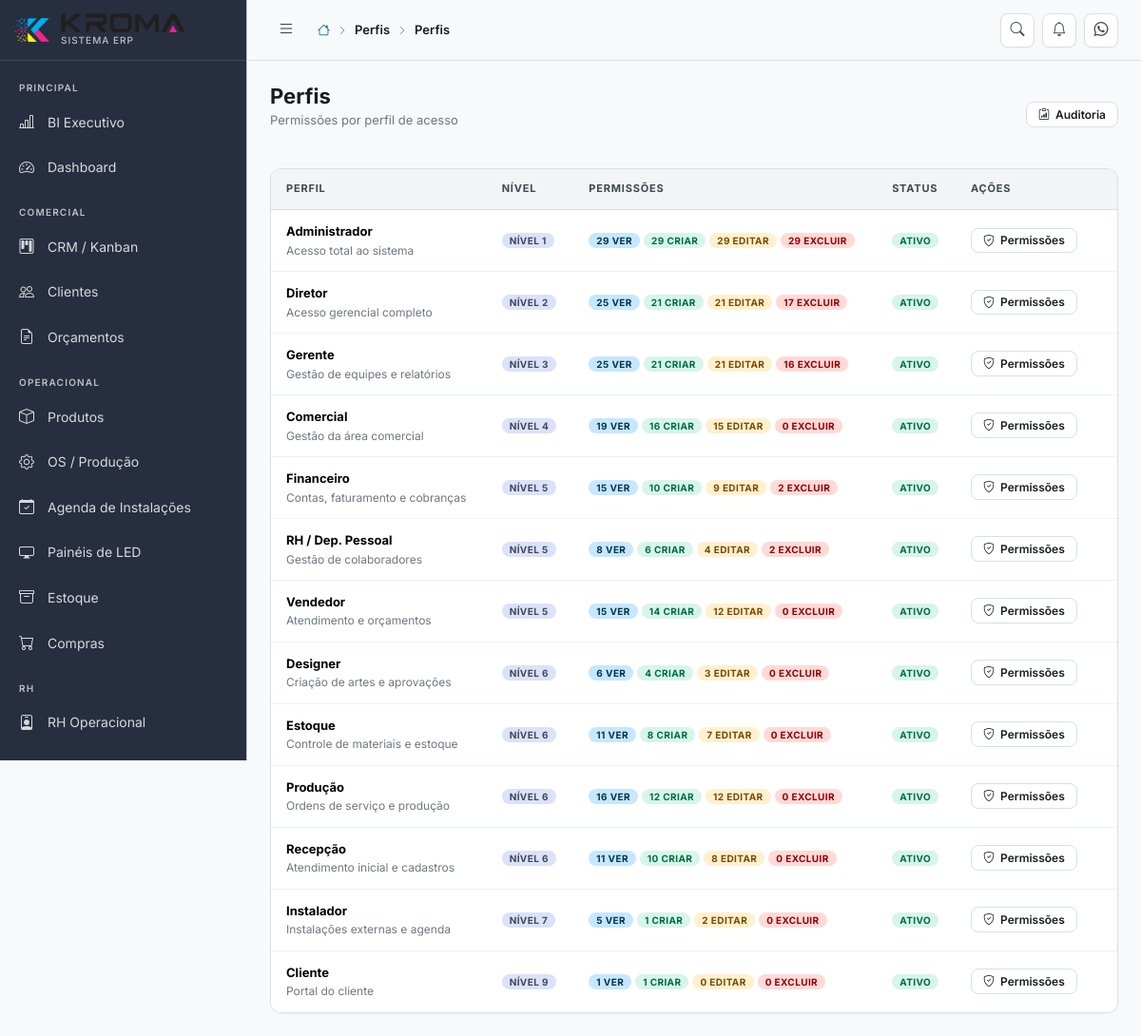
/perfis (signed in), run on the app's committed database.
### tables this page shows
CREATE TABLE IF NOT EXISTS perfis (
    id          INT UNSIGNED AUTO_INCREMENT PRIMARY KEY,
    nome        VARCHAR(50) NOT NULL UNIQUE,
    label       VARCHAR(100) NOT NULL,
    descricao   TEXT,
    nivel       TINYINT DEFAULT 5 COMMENT 'Nível hierárquico: 1=mais alto',
    ativo       TINYINT(1) DEFAULT 1,
    created_at  DATETIME DEFAULT CURRENT_TIMESTAMP
);

### index.php (called while the page is built, shortened)
<?php
require_once CONFIG_PATH . '/database.php';
require_once APP_PATH . '/Services/Router.php';
$router = new App\Services\Router();
$router->dispatch();

### config/database.php (called while the page is built, shortened)
<?php
class Database
{
    private static ?PDO $instance = null;
    public static function getInstance(): PDO
    {
        if (self::$instance === null) {
            try {
                $dsn = sprintf(
                    'mysql:host=%s;port=%s;dbname=%s;charset=%s',
                    DB_HOST, DB_PORT, DB_NAME, DB_CHARSET
                );
                self::$instance = new PDO($dsn, DB_USER, DB_PASS, [
                    PDO::ATTR_ERRMODE            => PDO::ERRMODE_EXCEPTION,
                    PDO::ATTR_DEFAULT_FETCH_MODE => PDO::FETCH_ASSOC,
                    PDO::ATTR_EMULATE_PREPARES   => false,
                    PDO::MYSQL_ATTR_INIT_COMMAND => "SET NAMES utf8mb4 COLLATE utf8mb4_unicode_ci",
                ]);
            } catch (PDOException $e) {
                if (APP_ENV === 'development') {
                    die('Erro de conexão com banco de dados: ' . $e->getMessage());
                } else {
                    die('Erro interno do sistema. Tente novamente mais tarde.');
                }
            }
        }
        return self::$instance;
    }
}
function db(): PDO
{
    return Database::getInstance();
}

### app/Views/perfis/index.php (the view, shortened to what this page needs)
<div class="table-wrapper">
    <table class="table">
        <thead>
            <tr>
                <th>Perfil</th>
                <th>Nível</th>
                <th>Permissões</th>
                <th>Status</th>
                <th width="170">Ações</th>
            </tr>
        </thead>
        <tbody>
            <?php foreach ($perfis as $perfil): ?>
            <tr>
                <td>
                    <div style="font-weight:700"><?= htmlspecialchars($perfil['label']) ?></div>
                    <div style="font-size:12px;color:var(--text-muted)"><?= htmlspecialchars($perfil['descricao'] ?? '') ?></div>
                </td>
                <td><span class="badge badge-info">Nível <?= (int)$perfil['nivel'] ?></span></td>
                <td>
                    <div class="d-flex flex-wrap gap-1">
                        <span class="badge badge-primary"><?= (int)$perfil['total_ver'] ?> ver</span>
                        <span class="badge badge-success"><?= (int)$perfil['total_criar'] ?> criar</span>
                        <span class="badge badge-warning"><?= (int)$perfil['total_editar'] ?> editar</span>
                        <span class="badge badge-danger"><?= (int)$perfil['total_excluir'] ?> excluir</span>
                    </div>
                </td>
                <td>
                    <span class="badge <?= $perfil['ativo'] ? 'badge-success' : 'badge-secondary' ?>">
                        <?= $perfil['ativo'] ? 'Ativo' : 'Inativo' ?>
                    </span>
                </td>
                <td>
                    <a class="btn btn-secondary btn-sm" href="<?= APP_URL ?>/perfis/<?= $perfil['id'] ?>/permissoes">
                        <i class="bi bi-shield-check"></i> Permissões
                    </a>
                </td>
            </tr>
            <?php endforeach; ?>
        </tbody>
    </table>
</div>

### app/Services/Router.php (shortened to what this page needs)
<?php
class Router
{
    private array $routes = [];
    private string $basePath = '';
    public function __construct()
    {
        $scriptDir = dirname($_SERVER['SCRIPT_NAME']);
        $this->basePath = rtrim($scriptDir, '/');
    }
    private function addRoute(string $method, string $path, $handler): void
    {
        $this->routes[] = [
            'method'  => $method,
            'path'    => $path,
            'handler' => $handler,
        ];
    }
    public function dispatch(): void
    {
        $method = $_SERVER['REQUEST_METHOD'];
        $uri    = $_SERVER['REQUEST_URI'];
        $uri = '/' . ltrim(substr($uri, strlen($this->basePath)), '/');
        $uri = rtrim($uri, '/') ?: '/';
        foreach ($this->routes as $route) {
            if ($route['method'] !== $method) continue;
            $pattern = $this->pathToRegex($route['path']);
            if (preg_match($pattern, $uri, $matches)) {
                $params = array_filter($matches, 'is_string', ARRAY_FILTER_USE_KEY);
                $this->callHandler($route['handler'], $params);
                return;
            }
        }
    }
    private function pathToRegex(string $path): string
    {
        $pattern = preg_replace('/\/:([^\/]+)/', '/(?P<$1>[^/]+)', $path);
        return '#^' . $pattern . '$#';
    }
    private function callHandler($handler, array $params): void
    {
        if (is_string($handler) && strpos($handler, '@') !== false) {
            [$class, $method] = explode('@', $handler);
            $controller = new $fullClass();
            call_user_func_array([$controller, $method], $params);
            return;
        }
    }
}

### data on the page
perfis: label "Administrador", descricao "Acesso total ao sistema", nivel "1", total_ver "29", total_criar "29", total_editar "29", total_excluir "29", ativo "ATIVO"
perfis: label "Diretor", descricao "Acesso gerencial completo", nivel "2", total_ver "25", total_criar "21", total_editar "21", total_excluir "17", ativo "ATIVO"
perfis: label "Gerente", descricao "Gestão de equipes e relatórios", nivel "3", total_ver "25", total_criar "21", total_editar "21", total_excluir "16", ativo "ATIVO"
perfis: label "Comercial", descricao "Gestão da área comercial", nivel "4", total_ver "19", total_criar "16", total_editar "15", total_excluir "0", ativo "ATIVO"
perfis: label "Financeiro", descricao "Contas, faturamento e cobranças", nivel "5", total_ver "15", total_criar "10", total_editar "9", total_excluir "2", ativo "ATIVO"
perfis: label "RH / Dep. Pessoal", descricao "Gestão de colaboradores", nivel "5", total_ver "8", total_criar "6", total_editar "4", total_excluir "2", ativo "ATIVO"
perfis: label "Vendedor", descricao "Atendimento e orçamentos", nivel "5", total_ver "15", total_criar "14", total_editar "12", total_excluir "0", ativo "ATIVO"
perfis: label "Designer", descricao "Criação de artes e aprovações", nivel "6", total_ver "6", total_criar "4", total_editar "3", total_excluir "0", ativo "ATIVO"
perfis: label "Estoque", descricao "Controle de materiais e estoque", nivel "6", total_ver "11", total_criar "8", total_editar "7", total_excluir "0", ativo "ATIVO"
perfis: label "Produção", descricao "Ordens de serviço e produção", nivel "6", total_ver "16", total_criar "12", total_editar "12", total_excluir "0", ativo "ATIVO"
perfis: label "Recepção", descricao "Atendimento inicial e cadastros", nivel "6", total_ver "11", total_criar "10", total_editar "8", total_excluir "0", ativo "ATIVO"
perfis: label "Instalador", descricao "Instalações externas e agenda", nivel "7", total_ver "5", total_criar "1", total_editar "2", total_excluir "0", ativo "ATIVO"
perfis: label "Cliente", descricao "Portal do cliente", nivel "9", total_ver "1", total_criar "1", total_editar "0", total_excluir "0", ativo "ATIVO"

### other printed values
$crumb['label'] "Perfis"
